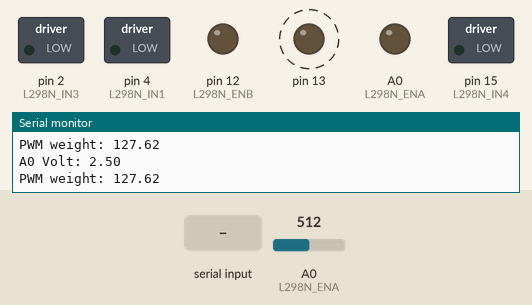
Bench run of a sketch on a simulated Arduino Uno, built with avr-gcc and run on an emulated ATmega328P. Shown: switched loads named in the sketch (green lamp = pin HIGH), output pins drawn as LEDs (lit = HIGH), the last lines printed to the serial monitor. Dashed ring = blinking. The test bench sets the inputs (shaded band); at power-on: A0 (L298N_ENA) = 512. Pins used as bus, display or sensor lines are not drawn.

Above: at 1.2 s.
1.3 s: "F" received over Serial
At 2.6 s:
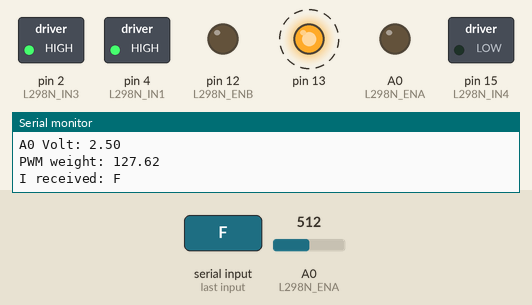
5.4 s: A0 (L298N_ENA) set to 532
At 6.8 s:
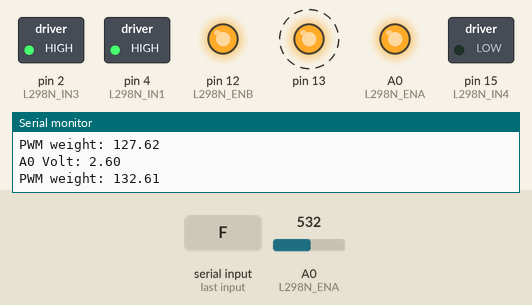
9.5 s: "R" received over Serial
At 10.8 s:
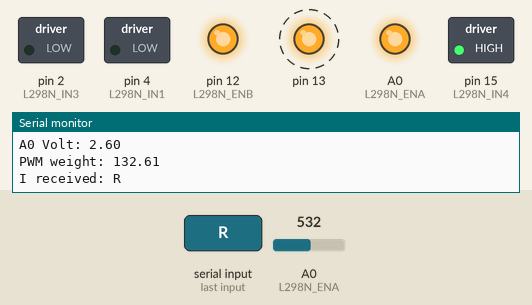
13.6 s: "H" received over Serial
At 14.7 s:
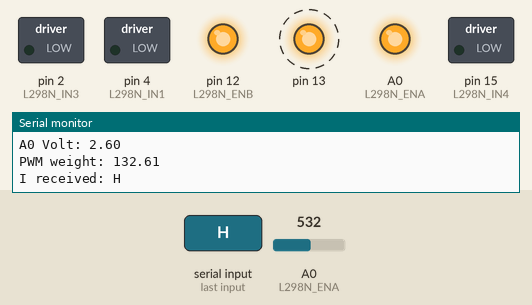
17.7 s: A0 (L298N_ENA) set to 511
At 18.8 s:
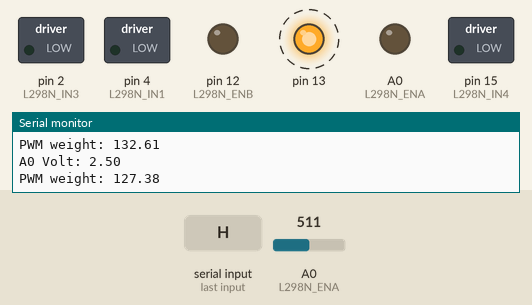
21.8 s: "r" received over Serial
At 22.4 s:
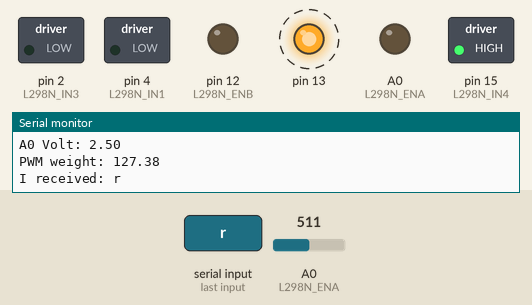
Timing chart, 0 to 26.9 s (numbered marks = the images above; inputs shaded):
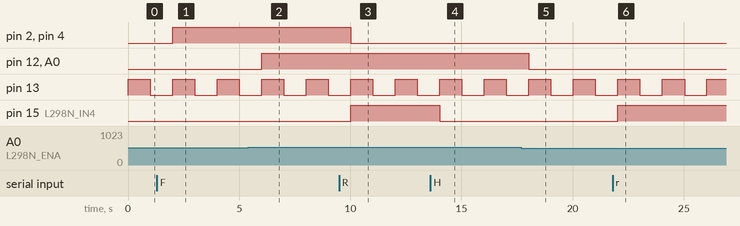

Measured:
- the behaviour switches between 513 and 514 on A0 (L298N_ENA) (found by bisection; images 1 and 2)
- after the input at 1.3 s, pin 2 (L298N_IN3), pin 4 (L298N_IN1): LOW → HIGH after 0.70 s
- after the input at 5.4 s, pin 12 (L298N_ENB), A0 (L298N_ENA): LOW → HIGH after 0.61 s
- after the input at 9.5 s, pin 2 (L298N_IN3), pin 4 (L298N_IN1): HIGH → LOW after 0.51 s; pin 15 (L298N_IN4): LOW → HIGH after 0.51 s
- after the input at 13.6 s, pin 15 (L298N_IN4): HIGH → LOW after 0.42 s
- after the input at 17.7 s, pin 12 (L298N_ENB), A0 (L298N_ENA): HIGH → LOW after 0.32 s
- after the input at 21.8 s, pin 15 (L298N_IN4): LOW → HIGH after 0.23 s
- by itself, pin 13: alternates HIGH for 1.0 s and LOW for 1.0 s

The sketch:

L298N.ino
```cpp
#define L298N_IN1   4
#define L298N_IN2   0
#define L298N_IN3   2
#define L298N_IN4   15

#define L298N_ENA   14
#define L298N_ENB   12

bool    bLED_state = false;
int     sensorValue = 0;
float   voltage = 0;
float   weight = 0;

void setup() {
    pinMode(LED_BUILTIN, OUTPUT);       // Initialize the LED_BUILTIN pin as an output

    pinMode(L298N_IN1, OUTPUT);         // Initialize the L298N Input pins as an output
    pinMode(L298N_IN2, OUTPUT);
    pinMode(L298N_IN3, OUTPUT);
    pinMode(L298N_IN4, OUTPUT);
    pinMode(L298N_ENA, OUTPUT);
    pinMode(L298N_ENB, OUTPUT);

    digitalWrite(L298N_IN1, LOW);       // Set the L298N Input pins to LOW
    digitalWrite(L298N_IN2, LOW);
    digitalWrite(L298N_IN3, LOW);
    digitalWrite(L298N_IN4, LOW);
 //   digitalWrite(L298N_ENA, LOW);
 //   digitalWrite(L298N_ENB, LOW);

    Serial.begin(115200);
      while (!Serial){
        ; // wait for serial port to connect
      }
    Serial.println("L298N Module Demo Code - 1");
}

// the loop function runs over and over again forever
void loop() {

    // Setup Wheel speed by PWM
    sensorValue = analogRead(A0); // read the analog pin A0 which is defined at pins_arduino.h
  // Convert the analog reading value (which goes from 0 - 1023) to voltage (0 - 5V)
  voltage = sensorValue * (5.0 / 1023.0);
  // Convert the analog reading value (which goes from 0 - 1023) to PWM weight (0 - 255)
    weight = sensorValue * (255.0 / 1023.0);
    // print out the value you read:
  Serial.print("A0 Volt: ");
  Serial.println(voltage);
    Serial.print("PWM weight: ");
  Serial.println(weight);

    analogWrite(L298N_ENA, (int)weight);
    analogWrite(L298N_ENB, (int)weight);

    if (Serial.available() > 0) {
    char incomingByte = 0;

      // read the incoming byte:
      incomingByte = Serial.read();

      // Print what you got:
    Serial.print("I received: ");
      Serial.println(incomingByte);

      if ( incomingByte == 'F' || incomingByte == 'f' )
            {
                // Go forward
                digitalWrite(L298N_IN1, HIGH);
                digitalWrite(L298N_IN2, LOW);
                digitalWrite(L298N_IN3, HIGH);
                digitalWrite(L298N_IN4, LOW);
            }
      else if ( incomingByte == 'R' || incomingByte == 'r' )
            {
                // Reverse, Go Back
                digitalWrite(L298N_IN1, LOW);
                digitalWrite(L298N_IN2, HIGH);
                digitalWrite(L298N_IN3, LOW);
                digitalWrite(L298N_IN4, HIGH);
            }
      else if ( incomingByte == 'H' || incomingByte == 'h' )
            {
                // Stop
                digitalWrite(L298N_IN1, LOW);
                digitalWrite(L298N_IN2, LOW);
                digitalWrite(L298N_IN3, LOW);
                digitalWrite(L298N_IN4, LOW);
            }
  }

    // Use LED as alive indication
    if ( !bLED_state )
    {
        bLED_state = true;
        digitalWrite(LED_BUILTIN, HIGH);    // Turn the LED on
    }
    else
    {
         bLED_state = false;
        digitalWrite(LED_BUILTIN, LOW);     // Turn the LED off
    }
    delay(1000);                            // Wait for two seconds
}
```
